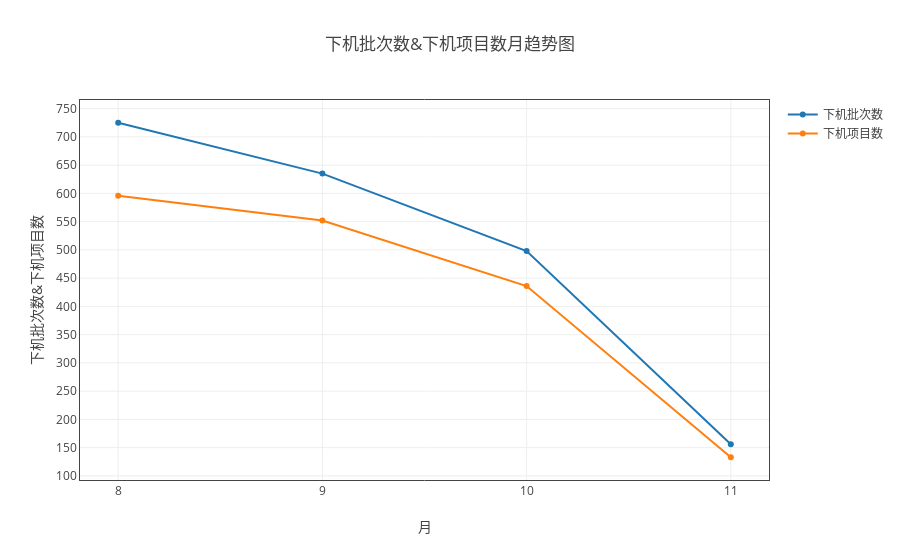
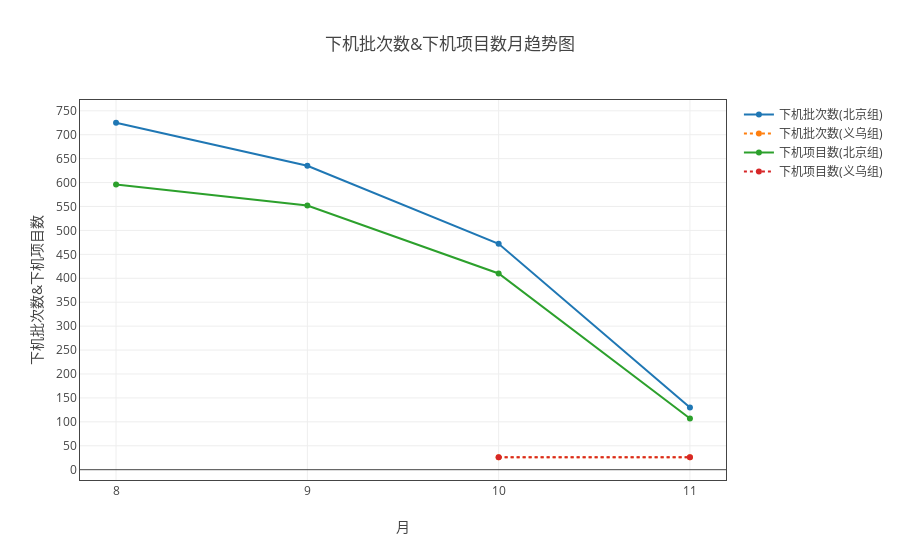

The code cell stored with these charts, in order, in its notebook:
### Code cell
ss = myModule.format(all_df1 ,"month" ,['下机批次数','下机项目数'])
myModule.myPlot(ss.groupby('sum')).plot('line',"月")


ss = myModule.format(all_df1 ,"month" ,['下机批次数','下机项目数'])
ss.add_group("组别")
myModule.myPlot(ss.groupby('sum')).plot('line',"月")

### Figure 1 — Plotly figure (JSON) as saved in the notebook; plotly's stock layout.template omitted (floating-point values rounded to 4 significant figures)
{"data": [{"name": "下机批次数", "type": "scatter", "uid": "d935c080-e625-11e8-8ddb-a41f72875c19", "x": [8, 9, 10, 11], "y": [725, 635, 498, 156]}, {"name": "下机项目数", "type": "scatter", "uid": "d935c081-e625-11e8-8ddb-a41f72875c19", "x": [8, 9, 10, 11], "y": [596, 552, 436, 133]}], "layout": {"title": "下机批次数&下机项目数月趋势图", "xaxis": {"mirror": "all", "nticks": 20, "showgrid": true, "showline": true, "title": "月", "type": "category", "zeroline": true}, "yaxis": {"mirror": "all", "nticks": 20, "showgrid": true, "showline": true, "title": "下机批次数&下机项目数", "zeroline": true}}}

### Figure 2 — Plotly figure (JSON) as saved in the notebook; plotly's stock layout.template omitted (floating-point values rounded to 4 significant figures)
{"data": [{"line": {"dash": "solid"}, "name": "下机批次数(北京组)", "type": "scatter", "uid": "d935c082-e625-11e8-8ddb-a41f72875c19", "x": [8, 9, 10, 11], "y": [725, 635, 472, 130]}, {"line": {"dash": "dot"}, "name": "下机批次数(义乌组)", "type": "scatter", "uid": "d935c083-e625-11e8-8ddb-a41f72875c19", "x": [8, 9, 10, 11], "y": [null, null, 26, 26]}, {"line": {"dash": "solid"}, "name": "下机项目数(北京组)", "type": "scatter", "uid": "d935c084-e625-11e8-8ddb-a41f72875c19", "x": [8, 9, 10, 11], "y": [596, 552, 410, 107]}, {"line": {"dash": "dot"}, "name": "下机项目数(义乌组)", "type": "scatter", "uid": "d935c085-e625-11e8-8ddb-a41f72875c19", "x": [8, 9, 10, 11], "y": [null, null, 26, 26]}], "layout": {"title": "下机批次数&下机项目数月趋势图", "xaxis": {"mirror": "all", "nticks": 20, "showgrid": true, "showline": true, "title": "月", "type": "category", "zeroline": true}, "yaxis": {"mirror": "all", "nticks": 20, "showgrid": true, "showline": true, "title": "下机批次数&下机项目数", "zeroline": true}}}
